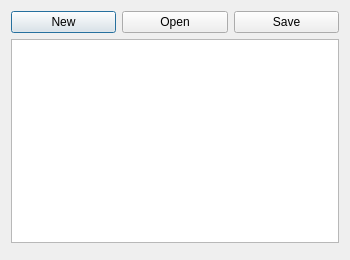
<?xml version="1.0" encoding="UTF-8"?>
<ui version="4.0">
 <class>Dialog</class>
 <widget class="QDialog" name="Dialog">
  <property name="geometry">
   <rect>
    <x>0</x>
    <y>0</y>
    <width>350</width>
    <height>260</height>
   </rect>
  </property>
  <property name="windowTitle">
   <string>Dialog</string>
  </property>
  <layout class="QVBoxLayout" name="verticalLayout">
   <item>
    <layout class="QHBoxLayout" name="horizontalLayout">
     <item>
      <widget class="QPushButton" name="btnNew">
       <property name="text">
        <string>New</string>
       </property>
       <property name="icon">
        <iconset>
         <normalon>:/files/images/file.png</normalon>
        </iconset>
       </property>
      </widget>
     </item>
     <item>
      <widget class="QPushButton" name="btnOpen">
       <property name="text">
        <string>Open</string>
       </property>
       <property name="icon">
        <iconset>
         <normalon>:/files/images/folder.png</normalon>
        </iconset>
       </property>
      </widget>
     </item>
     <item>
      <widget class="QPushButton" name="btnSave">
       <property name="enabled">
        <bool>true</bool>
       </property>
       <property name="text">
        <string>Save</string>
       </property>
       <property name="icon">
        <iconset>
         <normalon>:/files/images/disk.png</normalon>
        </iconset>
       </property>
      </widget>
     </item>
    </layout>
   </item>
   <item>
    <widget class="QPlainTextEdit" name="plainTextEdit"/>
   </item>
   <item>
    <widget class="QDialogButtonBox" name="buttonBox">
     <property name="standardButtons">
      <set>QDialogButtonBox::NoButton</set>
     </property>
    </widget>
   </item>
  </layout>
 </widget>
 <resources/>
 <connections/>
</ui>
